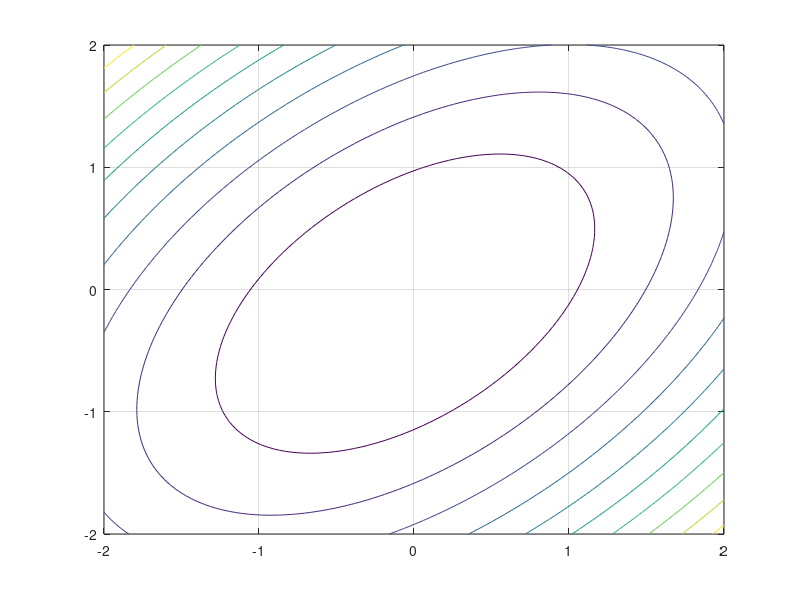

The MATLAB source for this figure:
clc;

R = [0.72 -0.36; -0.36 0.72]
A = 2*R
[l,u] = eig(A)
R_1 = inv(R)
h = [0; -0.0624]

min = R_1 * h

x1 = linspace(-2,2);
x2 = x1';

f = 0.72 * (x1.^2 + x2.^2 - x1 .* x2) + 0.1248 .* x2 + 0.0205;
contour(x1,x2,f)
grid on

